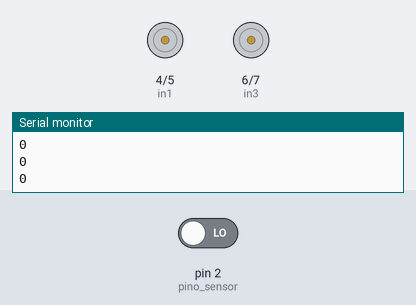
A sketch run on a simulated Arduino Uno, built with avr-gcc and run on an emulated ATmega328P. Shown: motor-driver pin pairs drawn as motors (green arrow = first pin HIGH = forward, orange = second pin HIGH = backward, longer = more drive, scaled by the enable pin), the last lines printed to the serial monitor. The inputs (shaded band) are chosen by the test bench; at power-on: pin 2 (pino_sensor) LOW.

Above: at 1.8 s.
1.9 s: pin 2 (pino_sensor) driven HIGH
At 2.4 s:
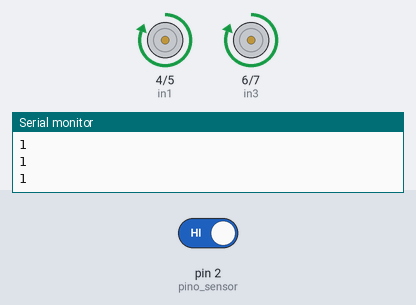
3.5 s: pin 2 (pino_sensor) driven LOW
At 3.8 s:
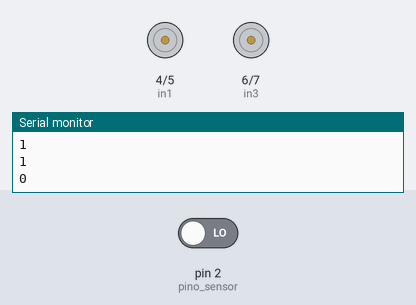
Timing chart, 0 to 6.5 s (numbered marks = the images above; inputs shaded):
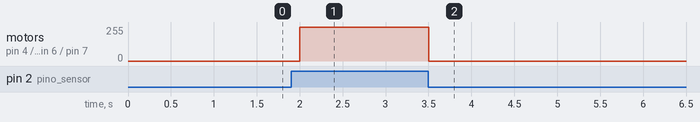

Measured:
- after the input at 1.9 s, motor on pin 4 (in1) / pin 5 (in2), motor on pin 6 (in3) / pin 7 (in4): stopped → forward 255/255 after 0.10 s
- after the input at 3.5 s, motor on pin 4 (in1) / pin 5 (in2), motor on pin 6 (in3) / pin 7 (in4): forward 255/255 → stopped at once

The sketch:

carro_inclinador.ino
```cpp
#define pino_sensor 2
#define ena 8
#define enb 9
#define in1 4
#define in2 5
#define in3 6
#define in4 7

void setup() {
  pinMode(ena, OUTPUT);
  pinMode(enb, OUTPUT);
  pinMode(in1, OUTPUT);
  pinMode(in2, OUTPUT);
  pinMode(in3, OUTPUT);
  pinMode(in4, OUTPUT);
  pinMode(pino_sensor, INPUT);
  Serial.begin(9600);

}

void acelera(){
  digitalWrite(in1, HIGH);
  digitalWrite(in2, LOW);
  digitalWrite(in3, HIGH);
  digitalWrite(in4, LOW);
  analogWrite(ena, 255);
  analogWrite(enb, 255);
}

void parar(){
  digitalWrite(in1, LOW);
  digitalWrite(in2, LOW);
  digitalWrite(in3, LOW);
  digitalWrite(in4, LOW);
  delay(500);
}

void loop() {
  bool inclinacao = digitalRead(pino_sensor);
  Serial.println(inclinacao);
  if(inclinacao == true){
    acelera();
  }else{
    parar();
  }
}
```
